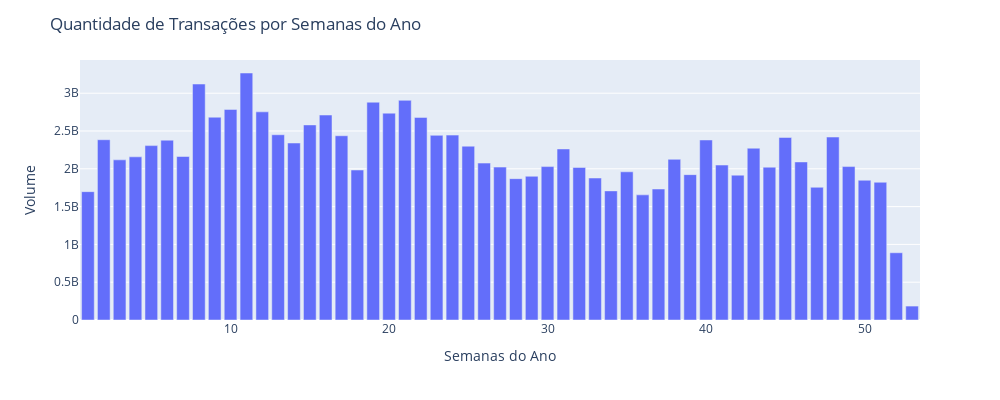

The code cell stored with this chart in its notebook:
### Code cell
df_volume = df.groupby(['Week'], as_index=False)['Volume'].sum()

exibirBarPlot(df_volume, 'Week', 'Volume', title='Quantidade de Transações por Semanas do Ano', ylabel='Volume', xlabel='Semanas do Ano')

### Figure 1 — Plotly figure (JSON) as saved in the notebook; plotly's stock layout.template omitted (floating-point values rounded to 4 significant figures)
{"data": [{"alignmentgroup": "True", "hovertemplate": "Week=%{x}<br>Volume=%{y}<extra></extra>", "legendgroup": "", "marker": {"color": "#636efa", "pattern": {"shape": ""}}, "name": "", "offsetgroup": "", "orientation": "v", "showlegend": false, "textposition": "auto", "type": "bar", "x": [1, 2, 3, 4, 5, 6, 7, 8, 9, 10, 11, 12, 13, 14, 15, 16, 17, 18, 19, 20, 21, 22, 23, 24, 25, 26, 27, 28, 29, 30, 31, 32, 33, 34, 35, 36, 37, 38, 39, 40, 41, 42, 43, 44, 45, 46, 47, 48, 49, 50, 51, 52, 53], "xaxis": "x", "y": [1697801000, 2384544200, 2118403600, 2158336500, 2306784100, 2378769800, 2162681400, 3121445000, 2682531600, 2785324600, 3267276100, 2753382200, 2450421200, 2341341700, 2580642500, 2711301900, 2437185100, 1984214400, 2880949400, 2735897100, 2905789700, 2680007800, 2442783400, 2445593900, 2299299700, 2075610000, 2022824100, 1869642100, 1901080900, 2029299000, 2262492700, 2017450600, 1878277800, 1707969300, 1960387500, 1655373100, 1732824200, 2125206100, 1922759600, 2381289600, 2049569500, 1915925300, 2272354800, 2021541800, 2414500000, 2090945600, 1755507100, 2419995800, 2029502200, 1848394800, 1822060400, 889568800, 184273100], "yaxis": "y"}], "layout": {"autosize": false, "barmode": "relative", "height": 400, "legend": {"tracegroupgap": 0}, "margin": {"t": 60}, "title": {"text": "<span>Quantidade de Transações por Semanas do Ano</span>"}, "width": 1000, "xaxis": {"anchor": "y", "domain": [0, 1], "title": {"text": "<span>Semanas do Ano</span>"}}, "yaxis": {"anchor": "x", "domain": [0, 1], "title": {"text": "<span>Volume</span>"}}}}
